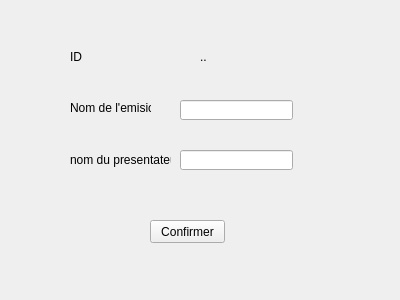
<?xml version="1.0" encoding="UTF-8"?>
<ui version="4.0">
 <class>modifier2</class>
 <widget class="QWidget" name="modifier2">
  <property name="geometry">
   <rect>
    <x>0</x>
    <y>0</y>
    <width>400</width>
    <height>300</height>
   </rect>
  </property>
  <property name="windowTitle">
   <string>Form</string>
  </property>
  <widget class="QLineEdit" name="lineEdit_nome">
   <property name="geometry">
    <rect>
     <x>180</x>
     <y>100</y>
     <width>113</width>
     <height>20</height>
    </rect>
   </property>
  </widget>
  <widget class="QLabel" name="label_11">
   <property name="geometry">
    <rect>
     <x>70</x>
     <y>50</y>
     <width>47</width>
     <height>13</height>
    </rect>
   </property>
   <property name="text">
    <string>ID</string>
   </property>
  </widget>
  <widget class="QLineEdit" name="lineEdit_nomp">
   <property name="geometry">
    <rect>
     <x>180</x>
     <y>150</y>
     <width>113</width>
     <height>20</height>
    </rect>
   </property>
  </widget>
  <widget class="QLabel" name="label_10">
   <property name="geometry">
    <rect>
     <x>70</x>
     <y>150</y>
     <width>101</width>
     <height>20</height>
    </rect>
   </property>
   <property name="text">
    <string>nom du presentateur</string>
   </property>
  </widget>
  <widget class="QLabel" name="label_9">
   <property name="geometry">
    <rect>
     <x>70</x>
     <y>100</y>
     <width>81</width>
     <height>16</height>
    </rect>
   </property>
   <property name="text">
    <string>Nom de l'emision</string>
   </property>
  </widget>
  <widget class="QPushButton" name="pushButton">
   <property name="geometry">
    <rect>
     <x>150</x>
     <y>220</y>
     <width>75</width>
     <height>23</height>
    </rect>
   </property>
   <property name="text">
    <string>Confirmer</string>
   </property>
  </widget>
  <widget class="QLabel" name="label_12">
   <property name="geometry">
    <rect>
     <x>200</x>
     <y>50</y>
     <width>47</width>
     <height>13</height>
    </rect>
   </property>
   <property name="text">
    <string>..</string>
   </property>
  </widget>
 </widget>
 <resources/>
 <connections/>
</ui>
